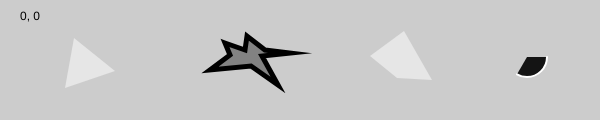
Frame 1 (no input)
Frame 60 (no input): identical to frame 1, image omitted
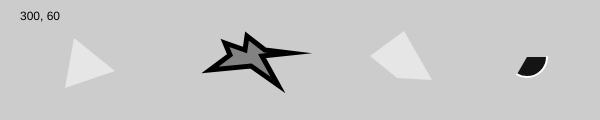
Frame 120 (the mouse pressed at the canvas centre since frame 60)

The p5.js sketch that drew these frames (run headless with seeded random() and noise() and a simulated clock; from frame 60 on, the mouse is pressed at the canvas centre):

// p5.js sketch
// ── sketch.js
function setup() {
  createCanvas(600, 120);
}

function draw() {
  //set the background to a light gray
  background(204);

  //TRIANGLE
  fill(230); //set the fill color to a middle gray
  noStroke(0); //set the stroke color to black
  triangle(65, 88, 74, 38, 115, 71);

  //QUAD
  //because we don't set fill and stroke to be different before
  //calling the quad function, it will be drawn with the 
  //same settings as the triangle
  quad(370, 56, 404, 31, 432, 80, 397, 78);
  
  //SPIKY SHAPE
  fill(130); //set the fill color to a middle gray
  stroke(0); //set the stroke color to black
  strokeWeight(5); //set the stroke weight to 5

  beginShape();
  vertex(225, 43);
  vertex(245, 50);
  vertex(247, 36);
  vertex(265, 50);
  vertex(290, 53);
  vertex(262, 56);
  vertex(278, 85);
  vertex(251, 66);
  vertex(210, 70);
  vertex(230, 55);  
  endShape(CLOSE);
  
  //ARC
  fill(20); //set the fill color to a dark gray
  stroke(255); //set the stroke color to white
  strokeWeight(2); //set the stroke weight
  arc(527, 57, 40, 40, 0, 2*PI/3);
  
  
  //To help you find the right point positions, use this line:
  fill(0); //set the fill color to black
  noStroke(); //set the stroke to none
  text(mouseX + ", " + mouseY, 20, 20);
  //We will explain how it works later on.
}
